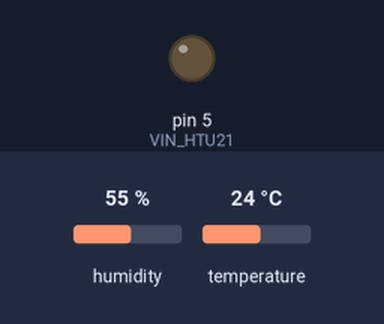
A sketch run on a simulated Arduino Uno, built with avr-gcc and run on an emulated ATmega328P. Parts: output pins drawn as LEDs (lit = HIGH). Inputs (shaded band) come from the test bench; at power-on: humidity 55 %, temperature 24 °C. No radio packets arrive unless stated.

Above: at 0.1 s.
At 8.05 s:
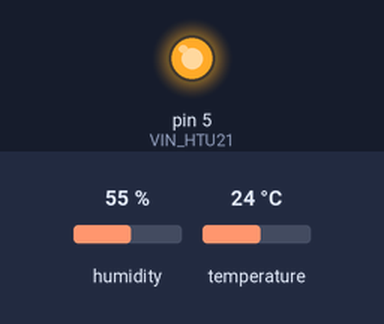
Timing chart, 0 to 9.6 s (numbered marks = the images above):
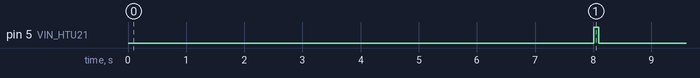

The sketch:

SENS.ino
```cpp
#include <Wire.h>
#include "SparkFunHTU21D.h"
#include <SPI.h>
#include "RF24.h"
#include <printf.h>
#include "printf.h"
#include <stdarg.h>
#include <Arduino.h>
#include "LowPower.h"


#define VIN_HTU21 5
#define BATT_PIN A0
#define FULL_BATT_VOLT 3.3
#define MAX_TEMP 100.0
#define MIN_TEMP -100.0
#define MAX_HUMD 100.0
#define MIN_HUMD 0.0
#define DEBUG false
#define DELAY_READ_HTU21 50 //20-27
#define SENSOR_ID 0x01
#define MAX_REPEAT 100
#define TIMEOUT 600 // in sec
#define TIMEOUT_AFTER_SEND_FAIL 60 // in sec
byte pipe[6] = "1NODE";

HTU21D myHumidity;
RF24 radio(9, 10);

struct dataStruct{
  float humd;
  float temp;
  float batt;
  unsigned long _time;
  char id;
}myData;

unsigned int loop_number = 0;
bool last_send_result = true;
bool first_run = true;

void initRF24();

void setup()
{
  #if DEBUG
  Serial.begin(9600);
  printf_begin();
  Serial.println("HELLO WORLD");
  //pinMode(LED_BUILTIN, OUTPUT);
  #endif


  digitalWrite(VIN_HTU21, LOW);
  pinMode(VIN_HTU21, OUTPUT);
  digitalWrite(VIN_HTU21, HIGH);
  myHumidity.begin();
  digitalWrite(VIN_HTU21, LOW);

  initRF24();
  radio.startListening();
  radio.powerDown();

  #if DEBUG
  radio.printDetails();
  #endif
}

void initRF24(){
  radio.begin();
  radio.setPALevel(RF24_PA_MAX); // RF24_PA_MIN, RF24_PA_LOW, RF24_PA_HIGH and RF24_PA_MAX
  radio.failureDetected = 0;
  radio.setDataRate(RF24_250KBPS); // RF24_250KBPS for 250kbs, RF24_1MBPS for 1Mbps, or RF24_2MBPS for 2Mbps
  radio.setChannel(125);
  radio.setRetries(15,15);
  radio.setAutoAck(true);
  radio.openWritingPipe(pipe);
  radio.openReadingPipe(1,0xF0F0F0F066);
}

void readHTU21(){
  digitalWrite(VIN_HTU21, HIGH);
  delay(DELAY_READ_HTU21);
  myData.temp = myHumidity.readTemperature();
  while(myData.temp > MAX_TEMP || myData.temp < MIN_TEMP){
    delay(DELAY_READ_HTU21);
    myData.temp = myHumidity.readTemperature();
  }
  myData.humd = myHumidity.readHumidity();
  while(myData.humd > MAX_HUMD || myData.humd < MIN_HUMD){
    delay(DELAY_READ_HTU21);
    myData.humd = myHumidity.readTemperature();
  }
  digitalWrite(VIN_HTU21, LOW);
}

void readBattVoltage(){
  myData.batt = (float)(analogRead(BATT_PIN) * (FULL_BATT_VOLT / 1023.0));
}

void loop()
{

  LowPower.powerDown(SLEEP_8S, ADC_OFF, BOD_OFF);
  loop_number++;
  if (first_run || (last_send_result && (loop_number * SLEEP_8S > TIMEOUT)) || (!last_send_result && (loop_number * SLEEP_8S > TIMEOUT_AFTER_SEND_FAIL))){
    loop_number = 0;
    first_run = false;

    memset (&myData,0,sizeof(myData));

    myData.id = SENSOR_ID;
    myData._time = millis();
    readHTU21();
    readBattVoltage();

    radio.powerUp(); // This will take up to 5ms for maximum compatibility
    LowPower.powerDown(SLEEP_250MS, ADC_OFF, BOD_OFF);

    initRF24();
    LowPower.powerDown(SLEEP_15MS, ADC_OFF, BOD_OFF);
    radio.stopListening();
    last_send_result = radio.write(&myData,sizeof(myData));

    unsigned int repeat = 0;
    while(!last_send_result && repeat < MAX_REPEAT){
      repeat++;
      last_send_result = radio.write(&myData,sizeof(myData));
    }

    radio.startListening();

    #if DEBUG
    char deb_log[256];
    char h[15];
    char t[15];
    char v[15];
    dtostrf(myData.humd,4, 1, h);
    dtostrf(myData.temp,4, 1, t);
    dtostrf(myData.batt,5, 2, v);
    sprintf(deb_log, "T: %sC; H: %s%%; B: %sV; Res: %d; Rep: %d; T: %lu;", t, h, v, last_send_result, repeat, myData._time);
    Serial.println(deb_log);
    #endif

    radio.powerDown();
  }
}
```

Measured:
- by itself, pin 5 (VIN_HTU21): LOW → HIGH at 8.0 s, → LOW 0.09 s later
